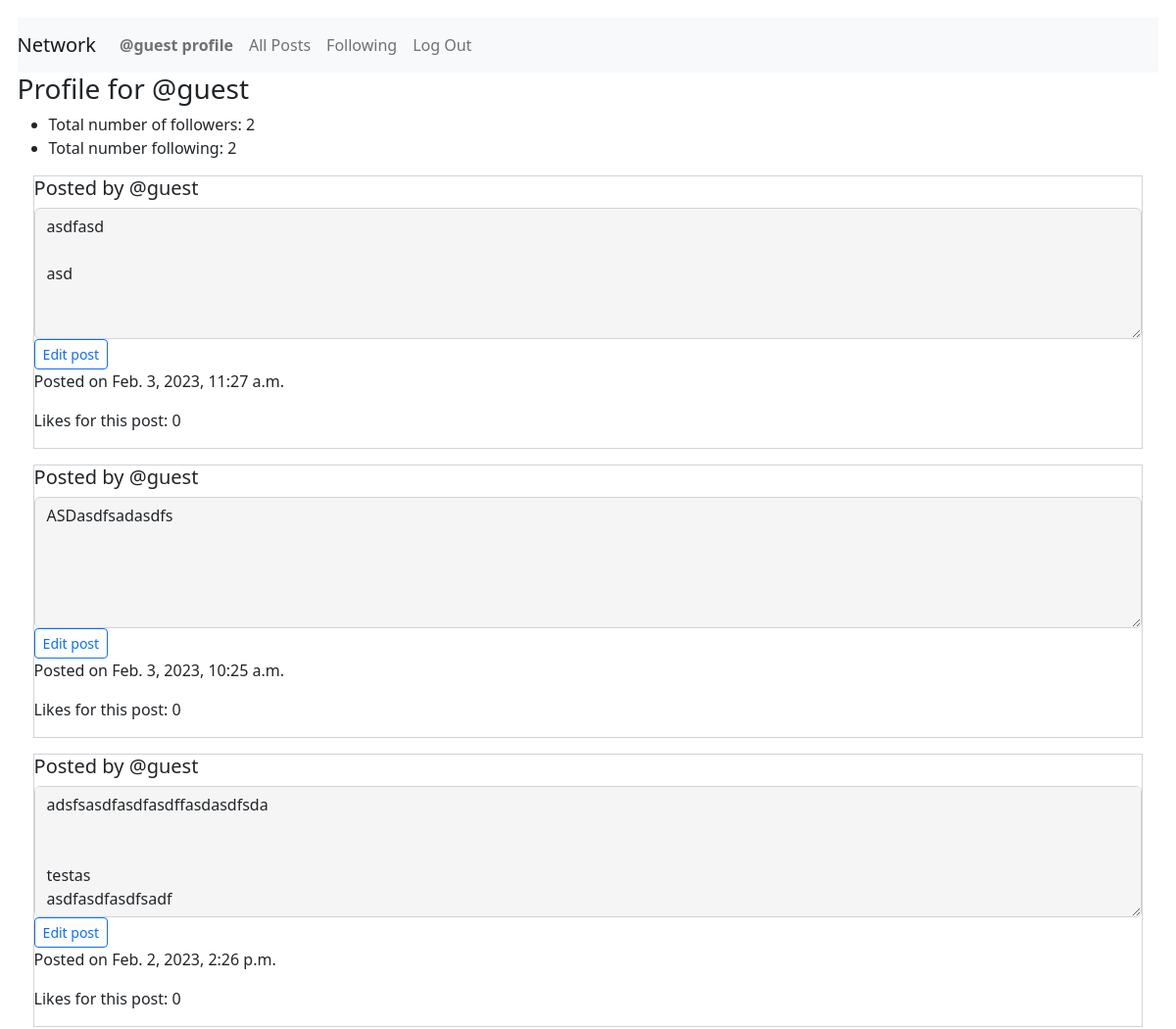
The app's page /profile/@guest (signed in, upper part), older data.
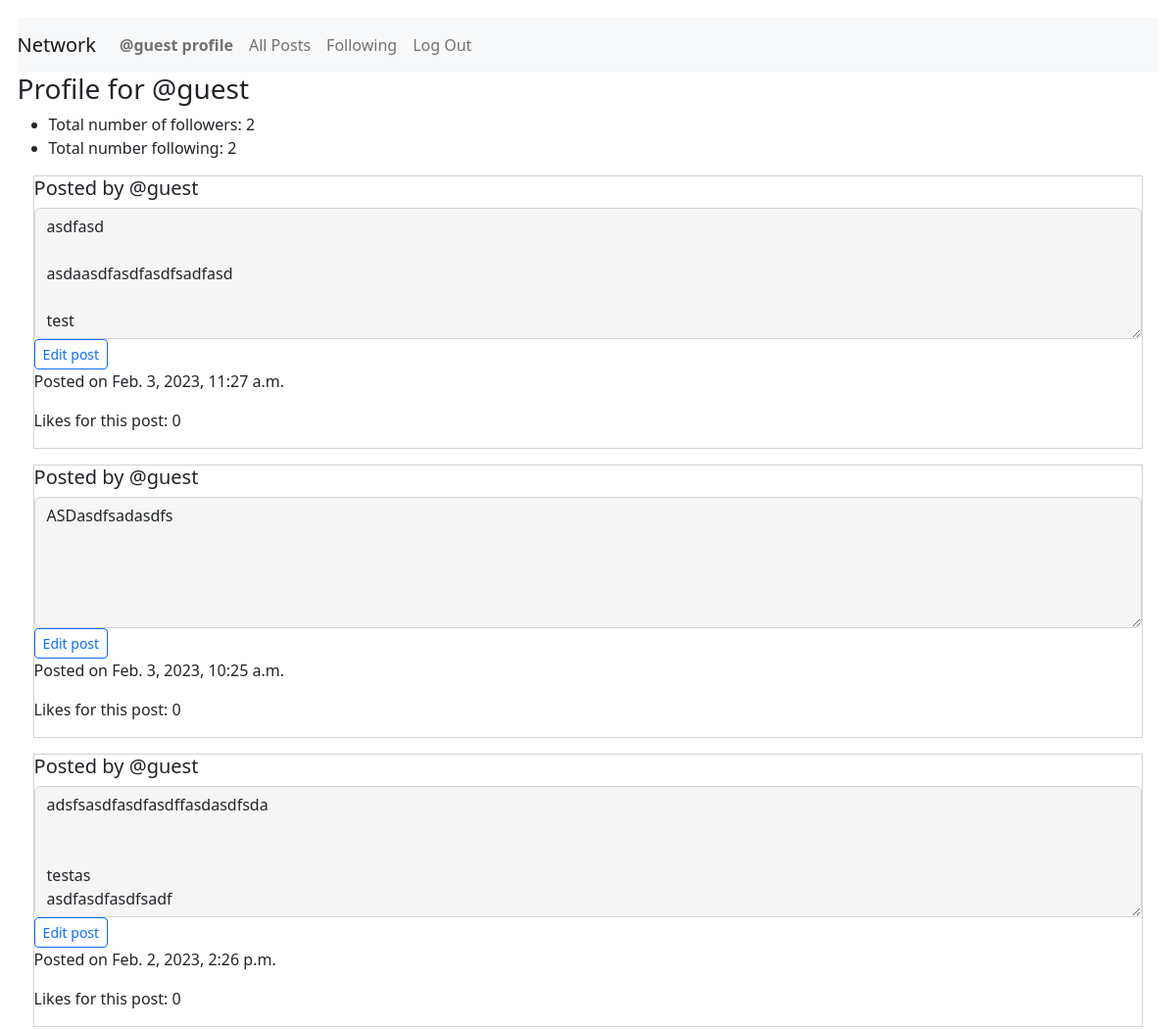
The same page, newer data.
### network/models.py (models this page shows, shortened)
class Posts(models.Model):
    creator = models.ForeignKey(
        User, on_delete=models.PROTECT, related_name="get_creator_listings", blank=False)
    content = models.TextField(max_length=600)
    createdDate = models.DateTimeField(auto_now_add=True)
    liked = models.BooleanField(default=False)
    numberLikes = models.IntegerField(blank=True, default=0)

class User(AbstractUser):
    pass

### network/views.py (the view)
# urls.py: path("profile/<str:username>", views.getProfile, name="getProfile"),
@csrf_exempt
@login_required
def getProfile(request, username):
    print("In getProfile")
    user_id = request.user.id
    user_name = request.user.username
    print(username)
    user = User.objects.get(username=username)
    print(user.id)
    profileUser = user.id
    try:
        posts = Posts.objects.filter(creator=profileUser)
        postsUser = posts.order_by('-createdDate')
        noListings = False
    except Posts.DoesNotExist:
        print("blah")
        noListings = True
    try:
        follow = Follow.objects.get(followUser=profileUser)
        followObject = True
    except:
        Follow.DoesNotExist
        followObject = False
    if followObject != False:
        countFollowers = follow.followers.all().count()
    else:
        countFollowers = 0
    if followObject == True:
        followers = follow.followers.all()
    if followObject == True:
        countFollowing = follow.following.all().count()
    else:
        countFollowing = 0
    if followObject == True:
        following = follow.following.all()
    if followObject == False:
        return render(request, "network/profile.html", {"noListings": noListings, "postings": postsUser, "countFollowers": countFollowers, "countFollowing": countFollowing, "username": username})
    else:
        return render(request, "network/profile.html", {"noListings": noListings, "postings": postsUser, "countFollowers": countFollowers, "countFollowing": countFollowing, "username": username})

### network/templates/network/profile.html (shortened to what this page needs)
{% extends "network/layout.html" %}
{% load static %}
{% block body %}
<div id="post-view">
    <h3>Profile for {{username}}</h3>
    <ul>
        <li>Total number of followers: {{countFollowers}}</li>
        <li>Total number following: {{countFollowing}}</li>
    </ul>
    <div>
        {% for post in postings %}
        <div class="post{{forloop.counter0}}">
            <h5 class="creator">Posted by {{post.creator.username}}</a></h5><textarea
                class="form-control content{{forloop.counter0}}" id="readonlyContent{{forloop.counter0}}" rows="5"
                readonly="true">{{post.content}}</textarea>
            {% if post.creator.username == user.username %}
            <button class="btn btn-sm btn-outline-primary edit{{forloop.counter0}}" id="editButton{{forloop.counter0}}"
                onclick="editPost('{{post.id}}')">Edit
                post</button>
            {% endif %}
            <p class="timestamp{{forloop.counter0}}">Posted on {{post.createdDate}}</p>
            <p class="numberLikes{{forloop.counter0}}">Likes for this post: {{post.numberLikes}}</p>
        </div>
        {% empty %}
        <h5>This user does not have any posts.</h5>
        {% endfor %}
        {% endblock %}

Row changes from the older to the newer data that the page shows:
changed Posts: content "asdfasd asd" → "asdfasd asdaasdfasdfasdfsadfasd test"
